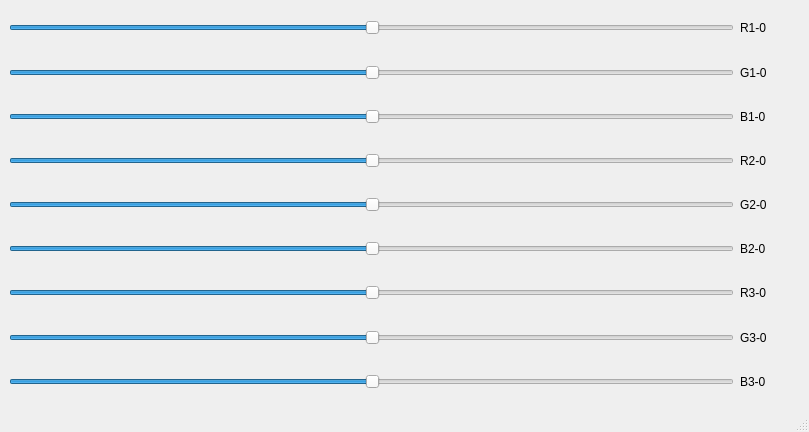
<?xml version="1.0" encoding="UTF-8"?>
<ui version="4.0">
 <class>MainWindow</class>
 <widget class="QMainWindow" name="MainWindow">
  <property name="geometry">
   <rect>
    <x>0</x>
    <y>0</y>
    <width>809</width>
    <height>432</height>
   </rect>
  </property>
  <property name="windowTitle">
   <string>MainWindow</string>
  </property>
  <widget class="QWidget" name="centralwidget">
   <layout class="QVBoxLayout" name="verticalLayout_4">
    <item>
     <layout class="QVBoxLayout" name="verticalLayout">
      <item>
       <layout class="QHBoxLayout" name="horizontalLayout">
        <item>
         <widget class="QSlider" name="horizontalSliderR">
          <property name="maximum">
           <number>255</number>
          </property>
          <property name="value">
           <number>128</number>
          </property>
          <property name="orientation">
           <enum>Qt::Horizontal</enum>
          </property>
         </widget>
        </item>
        <item>
         <widget class="QLabel" name="labelR">
          <property name="minimumSize">
           <size>
            <width>60</width>
            <height>0</height>
           </size>
          </property>
          <property name="text">
           <string>R1-0</string>
          </property>
         </widget>
        </item>
       </layout>
      </item>
      <item>
       <layout class="QHBoxLayout" name="horizontalLayout_2">
        <item>
         <widget class="QSlider" name="horizontalSliderG">
          <property name="maximum">
           <number>255</number>
          </property>
          <property name="value">
           <number>128</number>
          </property>
          <property name="orientation">
           <enum>Qt::Horizontal</enum>
          </property>
         </widget>
        </item>
        <item>
         <widget class="QLabel" name="labelG">
          <property name="minimumSize">
           <size>
            <width>60</width>
            <height>0</height>
           </size>
          </property>
          <property name="text">
           <string>G1-0</string>
          </property>
         </widget>
        </item>
       </layout>
      </item>
      <item>
       <layout class="QHBoxLayout" name="horizontalLayout_3">
        <item>
         <widget class="QSlider" name="horizontalSliderB">
          <property name="maximum">
           <number>255</number>
          </property>
          <property name="value">
           <number>128</number>
          </property>
          <property name="orientation">
           <enum>Qt::Horizontal</enum>
          </property>
         </widget>
        </item>
        <item>
         <widget class="QLabel" name="labelB">
          <property name="minimumSize">
           <size>
            <width>60</width>
            <height>0</height>
           </size>
          </property>
          <property name="text">
           <string>B1-0</string>
          </property>
         </widget>
        </item>
       </layout>
      </item>
     </layout>
    </item>
    <item>
     <layout class="QVBoxLayout" name="verticalLayout_2">
      <item>
       <layout class="QHBoxLayout" name="horizontalLayout_4">
        <item>
         <widget class="QSlider" name="horizontalSliderR_2">
          <property name="maximum">
           <number>255</number>
          </property>
          <property name="value">
           <number>128</number>
          </property>
          <property name="orientation">
           <enum>Qt::Horizontal</enum>
          </property>
         </widget>
        </item>
        <item>
         <widget class="QLabel" name="labelR_2">
          <property name="minimumSize">
           <size>
            <width>60</width>
            <height>0</height>
           </size>
          </property>
          <property name="text">
           <string>R2-0</string>
          </property>
         </widget>
        </item>
       </layout>
      </item>
      <item>
       <layout class="QHBoxLayout" name="horizontalLayout_5">
        <item>
         <widget class="QSlider" name="horizontalSliderG_2">
          <property name="maximum">
           <number>255</number>
          </property>
          <property name="value">
           <number>128</number>
          </property>
          <property name="orientation">
           <enum>Qt::Horizontal</enum>
          </property>
         </widget>
        </item>
        <item>
         <widget class="QLabel" name="labelG_2">
          <property name="minimumSize">
           <size>
            <width>60</width>
            <height>0</height>
           </size>
          </property>
          <property name="text">
           <string>G2-0</string>
          </property>
         </widget>
        </item>
       </layout>
      </item>
      <item>
       <layout class="QHBoxLayout" name="horizontalLayout_6">
        <item>
         <widget class="QSlider" name="horizontalSliderB_2">
          <property name="maximum">
           <number>255</number>
          </property>
          <property name="value">
           <number>128</number>
          </property>
          <property name="orientation">
           <enum>Qt::Horizontal</enum>
          </property>
         </widget>
        </item>
        <item>
         <widget class="QLabel" name="labelB_2">
          <property name="minimumSize">
           <size>
            <width>60</width>
            <height>0</height>
           </size>
          </property>
          <property name="text">
           <string>B2-0</string>
          </property>
         </widget>
        </item>
       </layout>
      </item>
     </layout>
    </item>
    <item>
     <layout class="QVBoxLayout" name="verticalLayout_3">
      <item>
       <layout class="QHBoxLayout" name="horizontalLayout_7">
        <item>
         <widget class="QSlider" name="horizontalSliderR_3">
          <property name="maximum">
           <number>255</number>
          </property>
          <property name="value">
           <number>128</number>
          </property>
          <property name="orientation">
           <enum>Qt::Horizontal</enum>
          </property>
         </widget>
        </item>
        <item>
         <widget class="QLabel" name="labelR_3">
          <property name="minimumSize">
           <size>
            <width>60</width>
            <height>0</height>
           </size>
          </property>
          <property name="text">
           <string>R3-0</string>
          </property>
         </widget>
        </item>
       </layout>
      </item>
      <item>
       <layout class="QHBoxLayout" name="horizontalLayout_8">
        <item>
         <widget class="QSlider" name="horizontalSliderG_3">
          <property name="maximum">
           <number>255</number>
          </property>
          <property name="value">
           <number>128</number>
          </property>
          <property name="orientation">
           <enum>Qt::Horizontal</enum>
          </property>
         </widget>
        </item>
        <item>
         <widget class="QLabel" name="labelG_3">
          <property name="minimumSize">
           <size>
            <width>60</width>
            <height>0</height>
           </size>
          </property>
          <property name="text">
           <string>G3-0</string>
          </property>
         </widget>
        </item>
       </layout>
      </item>
      <item>
       <layout class="QHBoxLayout" name="horizontalLayout_9">
        <item>
         <widget class="QSlider" name="horizontalSliderB_3">
          <property name="maximum">
           <number>255</number>
          </property>
          <property name="value">
           <number>128</number>
          </property>
          <property name="orientation">
           <enum>Qt::Horizontal</enum>
          </property>
         </widget>
        </item>
        <item>
         <widget class="QLabel" name="labelB_3">
          <property name="minimumSize">
           <size>
            <width>60</width>
            <height>0</height>
           </size>
          </property>
          <property name="text">
           <string>B3-0</string>
          </property>
         </widget>
        </item>
       </layout>
      </item>
     </layout>
    </item>
   </layout>
  </widget>
  <widget class="QMenuBar" name="menubar">
   <property name="geometry">
    <rect>
     <x>0</x>
     <y>0</y>
     <width>809</width>
     <height>23</height>
    </rect>
   </property>
  </widget>
  <widget class="QStatusBar" name="statusbar"/>
 </widget>
 <resources/>
 <connections/>
</ui>
